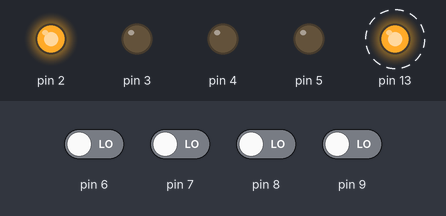
Bench run of a program on a simulated Arduino Uno, built with avr-gcc and run on an emulated ATmega328P. Parts: output pins drawn as LEDs (lit = HIGH). Dashed ring = blinking. Inputs (shaded band) come from the test bench; at power-on: pin 6–9 LOW.

Above: at 3.3 s.
3.4 s: pin 6 driven HIGH
At 4.4 s:
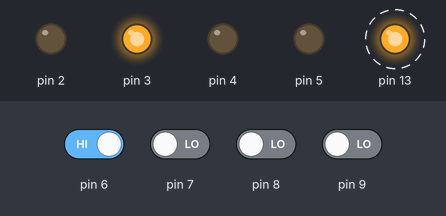
6.9 s: pin 7 driven HIGH
At 8.4 s:
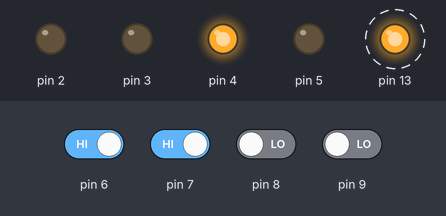
10.5 s: pin 8 driven HIGH
At 11.4 s:
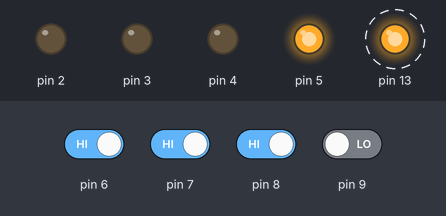
14.0 s: pin 6 driven LOW
At 15.4 s:
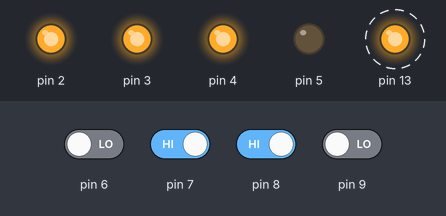
17.5 s: pin 9 driven HIGH
At 18.4 s:
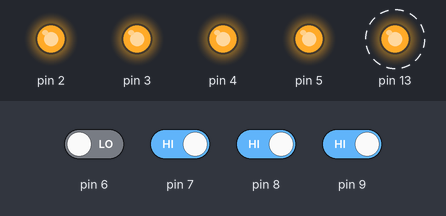
21.0 s: pin 7 driven LOW
At 22.3 s:
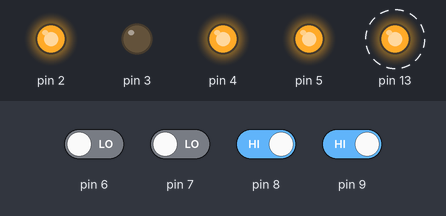
Timing chart, 0 to 25.5 s (numbered marks = the images above; inputs shaded):
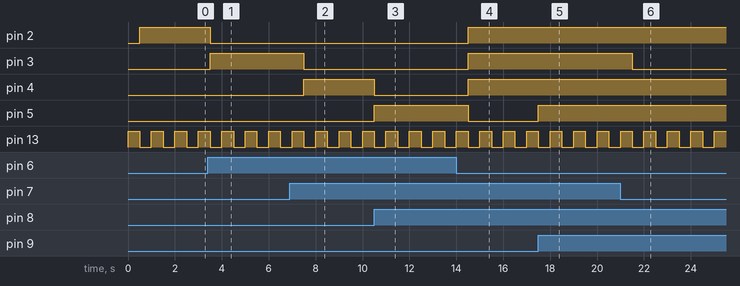

The program:

main.cpp
```cpp
#include <Arduino.h>
int clk;
int Z,Y,X,W;
int A,B,C,D;


void disp_7474(int D,int C,int B,int A)
{
   digitalWrite(2,A);//lsb
   digitalWrite(3,B);
   digitalWrite(4,C);
   digitalWrite(5,D);//msb
   digitalWrite(13,clk);

}

void setup() {
  pinMode(13, OUTPUT);
  pinMode(2, OUTPUT);
  pinMode(3, OUTPUT);
  pinMode(4, OUTPUT);
  pinMode(5, OUTPUT);
  pinMode(6, INPUT);
  pinMode(7, INPUT);
  pinMode(8, INPUT);
  pinMode(9, INPUT);
}


void loop()
{
   digitalWrite(13 , HIGH);
   delay(500);

  W = digitalRead(6);
  X = digitalRead(7);
  Y = digitalRead(8);
  Z = digitalRead(9);

  A = (!W);
  B = (X&&!W) || (!Z&&!X&&W);
  C = (Y&&!X) || (Y&&!W) || (!Z&&!Y&&X&&W);
  D = (Z&&!W) || (Y&&X&&W);

  disp_7474(D,C,B,A);
  digitalWrite(13,LOW);
  delay(500);
}
```

Measured:
- after the input at 3.4 s, pin 2: HIGH → LOW after 0.10 s; pin 3: LOW → HIGH after 0.10 s
- after the input at 6.9 s, pin 3: HIGH → LOW after 0.60 s; pin 4: LOW → HIGH after 0.60 s
- after the input at 10.5 s, pin 4: HIGH → LOW at once; pin 5: LOW → HIGH at once
- after the input at 14.0 s, pin 2–4: LOW → HIGH after 0.50 s; pin 5: HIGH → LOW after 0.50 s
- after the input at 17.5 s, pin 5: LOW → HIGH at once
- after the input at 21.0 s, pin 3: HIGH → LOW after 0.50 s
- by itself, pin 13: alternates HIGH for 0.50 s and LOW for 0.50 s
